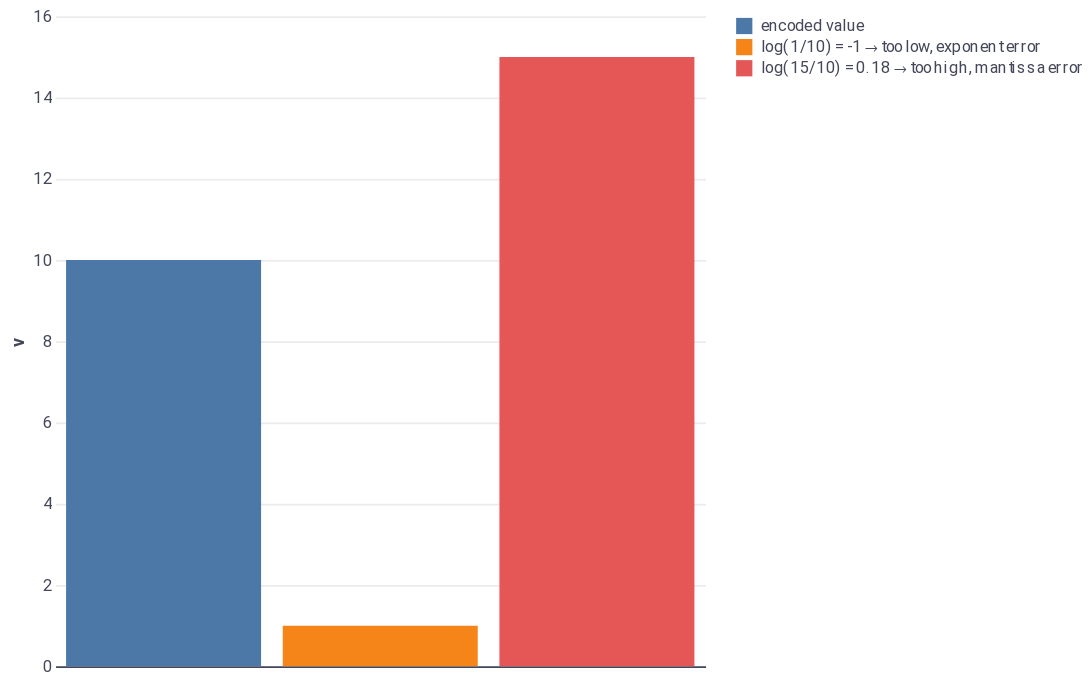

The code cell stored with this chart in its notebook:
### Markdown cell above
# 📝 Evaluation

- Data: $0 < e \leq 4$
- Number of participants: 136 (-21 = 115)
- Between-subject study: 1 design × 4 tasks × 6 repetitions = 24 tasks per participant
- Metrics: log error ($e_{log} = log_{10}(\frac{response_{v}}{encoded_{v}})$) for the _Value_ and _Ratio_ tasks, binary error ($1 - accuracy$) for the _Sort_ and _Trend_ tasks, and response time

### Code cell
show_log_error()

### Figure 1 — Vega-Lite specification as saved in the notebook (floating-point values rounded to 4 significant figures)
{"config": {"title": {"font": "Roboto", "color": "#44475A"}, "axisX": {"labelFont": "Roboto", "titleFont": "Roboto", "gridColor": "#EBEBEB", "labelColor": "#44475A", "tickColor": "#44475A", "titleColor": "#44475A", "domainColor": "#44475A", "labelAngle": 0}, "axisY": {"labelFont": "Roboto", "titleFont": "Roboto", "gridColor": "#EBEBEB", "labelColor": "#44475A", "tickColor": "#44475A", "titleColor": "#44475A", "domainColor": "#44475A"}, "header": {"labelFont": "Roboto", "titleFont": "Roboto", "labelColor": "#44475A", "titleColor": "#44475A"}, "legend": {"labelFont": "Roboto", "titleFont": "Roboto", "labelColor": "#44475A", "titleColor": "#44475A"}, "text": {"color": "#44475A"}, "rule": {"color": "#44475A"}, "background": "#FFFFFF", "view": {"fill": "#FFFFFF", "strokeWidth": 0}}, "data": {"name": "data-ea3d472cbe2d73c5eefecce866e04ce1"}, "mark": "bar", "encoding": {"color": {"type": "nominal", "field": "label", "legend": {"labelLimit": 200}, "title": null}, "x": {"type": "nominal", "axis": {"labels": false, "ticks": false, "title": null}, "field": "category", "scale": {"domain": ["encoded", "low", "high"]}}, "y": {"type": "quantitative", "axis": {"domain": false, "ticks": false}, "field": "v"}}, "height": 400, "width": 400, "$schema": "https://vega.github.io/schema/vega-lite/v4.8.1.json", "datasets": {"data-ea3d472cbe2d73c5eefecce866e04ce1": [{"v": 10, "category": "encoded", "label": "encoded value"}, {"v": 1, "category": "low", "label": "log(1/10) = -1 → too low, exponent error"}, {"v": 15, "category": "high", "label": "log(15/10) = 0.18 → too high, mantissa error"}]}}
